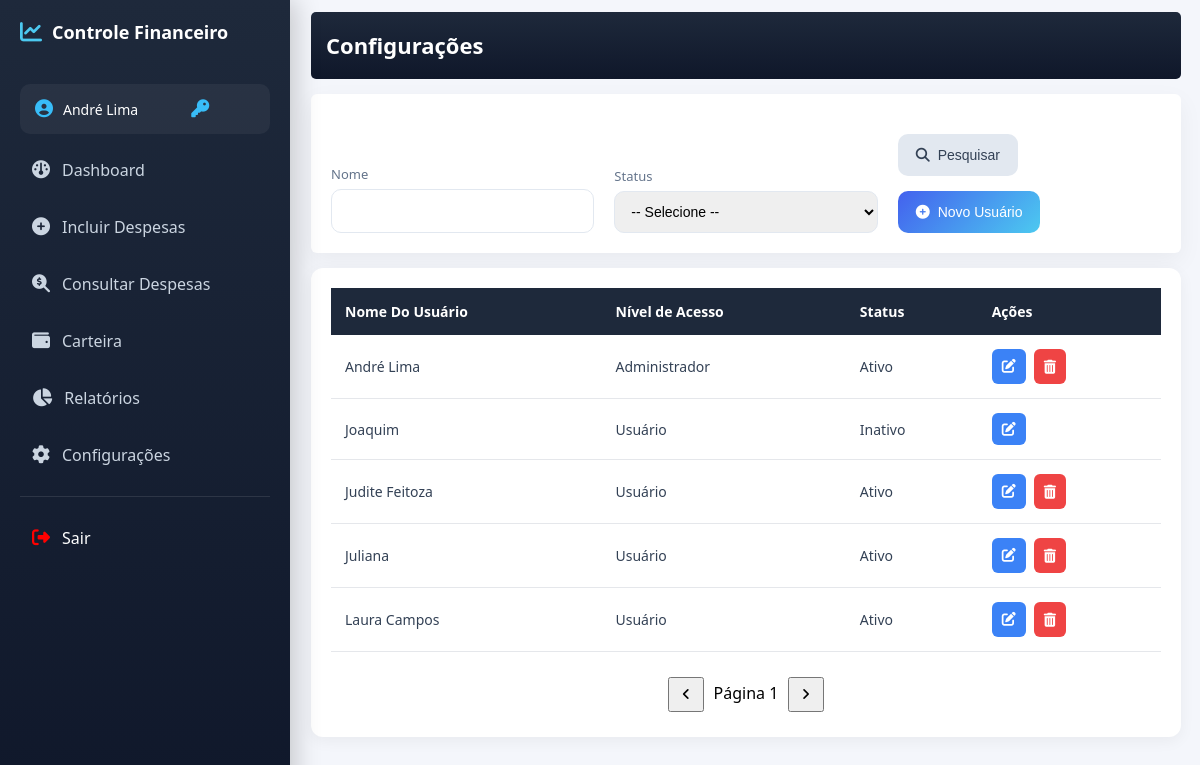
The app's page /view/dashboard.php?pagina=config (signed in) with its own data.
### tables this page shows
CREATE TABLE `usuarios` (
  `idUsuario` int(11) NOT NULL,
  `nomeUsuario` varchar(100) NOT NULL,
  `login` varchar(100) NOT NULL,
  `senha` varchar(100) NOT NULL,
  `email` varchar(255) NOT NULL,
  `idNivelAcesso` int(11) NOT NULL,
  `stAtivo` tinyint(1) NOT NULL DEFAULT 1,
  `idPAcesso` int(11) NOT NULL DEFAULT 0
);

CREATE TABLE `nivelacesso` (
  `idNivelAcesso` int(11) NOT NULL,
  `dsAcesso` varchar(30) NOT NULL
);

### controller/fnConfigController.php (called while the page is built, shortened)
<?php
	include_once('../model/fnConfigModel.php');
	if (isset($_POST['pesquisar'])) {
    $nomeUsuario = $_POST['nome'] ?? null;
    $stAtivo = $_POST['stAtivo'] ?? null;
    $dadosUsuarios = buscarUsuariosFiltrados( $nomeUsuario, $stAtivo);
} else {
	$nomeUsuario = null;
	$stAtivo = null;
	$dadosUsuarios = buscarUsuariosFiltrados( $nomeUsuario, $stAtivo);
}
?>

### model/fnConfigModel.php (called while the page is built, shortened)
<?php
require_once('conn.php');
function buscarUsuariosFiltrados($nomeUsuario = null, $stAtivo = null) {
    global $pdo;
    $sql = "SELECT
        US.idUsuario,
        US.nomeUsuario,
        US.email,
        US.idNivelAcesso,
        US.stAtivo,
        NA.dsAcesso,
        DP.dsBancoPix,
        DP.idPix,
        DP.dsPix
    FROM usuarios US
    INNER JOIN nivelAcesso NA
        ON US.idNivelAcesso = NA.idNivelAcesso
    LEFT JOIN dadospix DP
        ON DP.idUsuario = US.idUsuario
    WHERE 1=1";
    $params = [];
    $sql .= " ORDER BY US.nomeUsuario ASC";
    $stmt = $pdo->prepare($sql);
    $stmt->execute($params);
    return $stmt->fetchAll(PDO::FETCH_ASSOC);
}
?>

### view/config.php (the view, shortened to what this page needs)
<?php
include_once('../controller/fnConfigController.php');
?>
<link rel="stylesheet" type="text/css" href="../styles/stylePages.css">
<div class="page-header">
	<h2>
		Configurações
	</h2>
</div>
<div class="card">
	<form class="form-grid" method="POST">
		<div class="form-group">
			<label>Nome</label>
			<input type="text" name="nome">
		</div>
		<div class="form-group">
			<label>Status</label>
			<select name="stAtivo">
				<option value="" disabled selected> -- Selecione -- </option>
			</select>
		</div>
		<div class="form-group">
			<div class="form-actions">
				<button type="submit" class="btn btn-secondary" name="pesquisar">
					<i class="fa-solid fa-magnifying-glass"></i> Pesquisar
				</button>
				<button type="button" class="btn btn-primary" onclick="abrirModalNovo()">
					<i class="fa-solid fa-plus-circle"></i> Novo Usuário
				</button>
			</div>
		</div>
	</form>
</div>
<div class="card-lista">
	<table class="tabela-financeiro">
		<thead>
			<tr>
				<th>Nome Do Usuário</th>
				<th>Nível de Acesso</th>
				<th>Status</th>
				<th>Ações</th>
			</tr>
		</thead>
		<tbody>
			<?php if (is_array($dadosUsuarios) && count($dadosUsuarios) > 0): ?>
			<?php foreach($dadosUsuarios as $dadoUsuario): ?>
				<tr>
					<td class="descricao"><?= $dadoUsuario['nomeUsuario']; ?></td>
					<td class="descricao"><?= $dadoUsuario['dsAcesso']; ?></td>
					<td class="descricao"><?php  if($dadoUsuario['stAtivo'] == 1) { echo "Ativo"; } else {echo "Inativo";} ?></td>
					<td class="acoes">
						<button class="btn-editar"
						data-id="<?= $dadoUsuario['idUsuario']; ?>"
						data-descricao="<?= $dadoUsuario['nomeUsuario']; ?>"
						data-email="<?= $dadoUsuario['email']; ?>"
						data-nivel-acesso="<?= $dadoUsuario['idNivelAcesso']; ?>"
						data-stativo="<?= $dadoUsuario['stAtivo']; ?>"
						data-bPix="<?= $dadoUsuario['dsBancoPix']; ?>"
						data-pix="<?= $dadoUsuario['dsPix']; ?>"
						data-idpix="<?= $dadoUsuario['idPix']; ?>">
						<i class="fa-solid fa-pen-to-square"></i>
					</button>
					<?php if ($dadoUsuario['stAtivo'] == 1): ?>
						<a href="../model/deleteUsuarioModel.php?id=<?= $dadoUsuario['idUsuario']; ?>"
							class="btn-excluir"
							onclick="return confirm('Deseja desativar o usuário?');">
							<i class="fa-solid fa-trash-can"></i>
						</a>
					<?php endif ?>
				</td>
			</tr>
		<?php endforeach; ?>
	<?php else: ?>
		<tr>
			<td colspan="5">Nenhum usuário encontrado.</td>
		</tr>
	<?php endif; ?>
</tbody>
</table>
	<div class="paginacao">
		<button id="prev"><i class="fa-solid fa-angle-left"></i></button>
		<span id="paginaAtual"></span>
		<button id="next"><i class="fa-solid fa-angle-right"></i></button>
	</div>
</div>

### view/dashboard.php (shortened to what this page needs)
<!DOCTYPE html>
<html>
<head>
	<link rel="stylesheet" href="https://cdnjs.cloudflare.com/ajax/libs/font-awesome/6.5.0/css/all.min.css">
	<link rel="stylesheet" type="text/css" href="../styles/styleDashboard.css">
</head>
<body>
	<div class="mobile-toggle" onclick="toggleSidebar()">
		<i class="fa-solid fa-bars"></i>
	</div>
	<div class="sidebar">
		<div class="logo">
			<i class="fa-solid fa-chart-line"></i>
			<span>Controle Financeiro</span>
		</div>
		<ul class="menu">
			<li class="menu-usuario">
				<i class="fa-solid fa-circle-user"></i>
				<span><?php echo $_SESSION['usuario']; ?></span>
					<a href="?pagina=alterSenhaPix" class="btnAlterarSenha" title="Alterar Senha / Pix"> <i class="fa fa-key"></i> </a>
			</li>
			<li>
				<a href="?pagina=home">
					<i class="fa-solid fa-gauge"></i>
					<span>Dashboard</span>
				</a>
			</li>
			<li>
				<a href="?pagina=incluir">
					<i class="fa-solid fa-plus-circle"></i>
					<span>Incluir Despesas</span>
				</a>
			</li>
			<li>
				<a href="?pagina=consultar">
					<i class="fa-solid fa-magnifying-glass-dollar"></i>
					<span>Consultar Despesas</span>
				</a>
			</li>
			<li>
				<a href="?pagina=caixinha">
					<i class="fa-solid fa-wallet"></i>
					<span>Carteira</span>
				</a>
			</li>
			<li>
				<a href="?pagina=relatorios">
					<i class="fa-solid fa-chart-pie"></i>
					<span>Relatórios</span>
				</a>
			</li>
			<?php if ($_SESSION['acesso'] == 1):?>
				<li>
					<a href="?pagina=config">
						<i class="fa-solid fa-gear"></i>
						<span>Configurações</span>
					</a>
				</li>
			<?php endif;?>
			<hr class="divider">
			<li class="logout-item">
				<a href="../controller/sair.php?sair">
					<i class="fa-solid fa-right-from-bracket"></i>
					<span>Sair</span>
				</a>
			</li>
		</ul>
	</div>
	<div class="main-content">
		<div class="dashboard">
			<?php
			$pagina = $_GET['pagina'] ?? 'home';
			switch($pagina){
				case 'config':
				include 'config.php';
				break;
			}
			?>
		</div>
	</div>
</body>
</html>

### styles/styleDashboard.css (style rules this page uses)
body { margin: 0; font-family: 'Segoe UI', sans-serif; background-color: #f4f6fb; }
.sidebar { width: 250px; height: 100vh; background: linear-gradient(180deg, #1e293b, #0f172a); color: #fff; position: fixed; left: 0; top: 0; padding: 20px; transition: 0.3s ease; box-shadow: 5px 0 25px rgba(0,0,0,0.2); }
.logo { display: flex; align-items: center; gap: 10px; font-size: 18px; font-weight: bold; margin-bottom: 40px; }
.logo i { font-size: 22px; color: #4cc9f0; }
.menu { list-style: none; padding: 0; }
.menu li { margin-bottom: 15px; }
.menu a { text-decoration: none; color: #cbd5e1; display: flex; align-items: center; gap: 12px; padding: 10px 12px; border-radius: 8px; transition: 0.3s; }
.menu a i { font-size: 18px; }
.main-content { margin-left: 270px; padding: 30px; }
.menu-usuario { list-style: none; display: flex; align-items: center; gap: 10px; padding: 10px 15px; border-radius: 10px; background: rgba(255,255,255,0.05); color: #ffffff; font-size: 14px; font-weight: 500; transition: 0.3s; cursor: default; }
.menu-usuario i { font-size: 18px; color: #38bdf8; }
.divider { border: none; height: 1px; background-color: rgba(255,255,255,0.1); margin: 20px 0; }
.logout-item i { color: red; }
.logout-item a { color: white; }
.card { background: #ffffff; padding: 25px; border-radius: 15px; box-shadow: 0 5px 20px rgba(0,0,0,0.05); }
.card-lista { background: #ffffff; padding: 20px; border-radius: 6px; box-shadow: 0 8px 25px rgba(0,0,0,0.05); width: 100%; box-sizing: border-box; margin-top: -15px; }
.tabela-financeiro { width: 100%; border-collapse: collapse; font-family: 'Segoe UI', sans-serif; }
.tabela-financeiro thead { background: #1e293b; color: #ffffff; }
.tabela-financeiro th { padding: 14px; text-align: left; font-weight: 600; font-size: 14px; }
.tabela-financeiro td { padding: 14px; border-bottom: 1px solid #e5e7eb; font-size: 14px; color: #334155; }
.main-content { margin-left: 250px; padding: 40px; min-height: 100vh; background-color: #f4f6fb; }
.dashboard { max-width: 1300px; margin: 0 auto; }
.btnAlterarSenha { display: inline-flex; align-items: center; justify-content: center; width: 10px; height: 10px; color: white; border-radius: 6px; text-decoration: none; background: none; cursor: pointer; margin-left: 35px; }
.dashboard { display: flex; flex-direction: column; gap: 30px; width: 100%; margin-left: 21px; }

### records on screen
usuarios: nomeUsuario "André Lima", idNivelAcesso.dsAcesso "Administrador", stAtivo "Ativo"
usuarios: nomeUsuario "Joaquim", idNivelAcesso.dsAcesso "Usuário", stAtivo "Inativo"
usuarios: nomeUsuario "Judite Feitoza", idNivelAcesso.dsAcesso "Usuário", stAtivo "Ativo"
usuarios: nomeUsuario "Juliana", idNivelAcesso.dsAcesso "Usuário", stAtivo "Ativo"
usuarios: nomeUsuario "Laura Campos", idNivelAcesso.dsAcesso "Usuário", stAtivo "Ativo"

### other values on screen
$_SESSION['usuario'] "André Lima"
